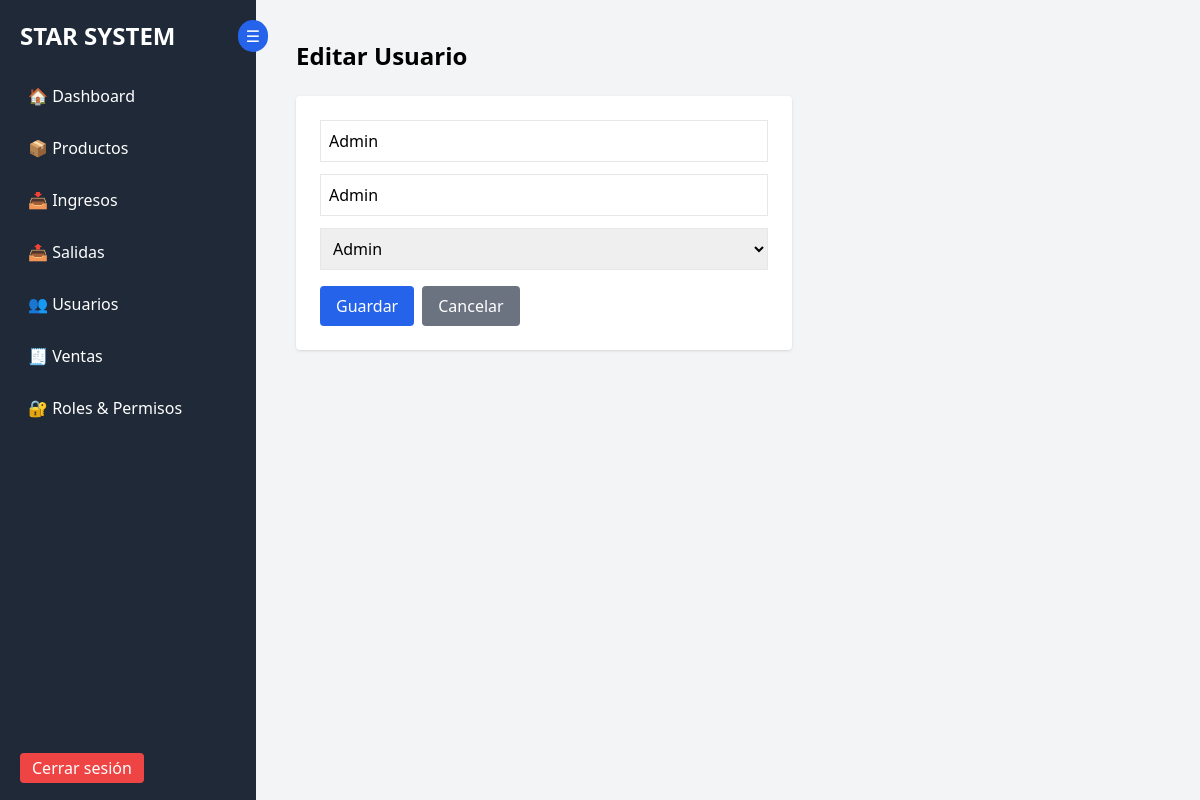
Screenshot of /dashboard/usuarios_editar.php?id=1 (signed in) with the database file from the repository.
### tables this page shows
CREATE TABLE `usuario_rol` (
  `id` int(11) NOT NULL,
  `idUsuario` int(11) DEFAULT NULL,
  `idRol` int(11) DEFAULT NULL
);

CREATE TABLE `usuarios` (
  `IdUsuario` int(11) NOT NULL,
  `Nombre_usuario` varchar(100) DEFAULT NULL,
  `Apellido_usuario` varchar(100) DEFAULT NULL,
  `usuario` varchar(50) DEFAULT NULL,
  `Contraseña` varchar(255) DEFAULT NULL,
  `email` varchar(100) DEFAULT NULL,
  `estado` tinyint(4) DEFAULT 1,
  `Fecha_creacion` timestamp NOT NULL DEFAULT current_timestamp()
);

CREATE TABLE `rol` (
  `Idrol` int(11) NOT NULL,
  `Nombre_rol` varchar(50) DEFAULT NULL,
  `Descripcion` varchar(255) DEFAULT NULL,
  `Fecha_cración` date DEFAULT NULL
);

### dashboard/usuarios_editar.php (the view, shortened to what this page needs)
<?php
require_once "../config/configdb.php";
$id = $_GET['id'];
$usuario = $pdo->prepare("
SELECT u.*, ur.idRol
FROM usuarios u
LEFT JOIN usuario_rol ur ON ur.idUsuario = u.IdUsuario
WHERE u.IdUsuario = :id
");
$usuario->execute(['id' => $id]);
$u = $usuario->fetch(PDO::FETCH_ASSOC);
$roles = $pdo->query("SELECT Idrol, Nombre_rol FROM rol")->fetchAll(PDO::FETCH_ASSOC);
?>
<!DOCTYPE html>
<html>
<head>
<script src="https://cdn.tailwindcss.com"></script>
</head>
<body class="bg-gray-100 flex">
<?php include "sidebar.php"; ?>
<main class="ml-64 p-10 w-full max-w-xl">
<h1 class="text-2xl font-bold mb-6">Editar Usuario</h1>
<form method="POST" class="bg-white p-6 rounded shadow">
<input type="text" name="nombre" value="<?= $u['Nombre_usuario'] ?>" class="w-full border p-2 mb-3">
<input type="text" name="apellido" value="<?= $u['Apellido_usuario'] ?>" class="w-full border p-2 mb-3">
<select name="rol" class="w-full border p-2 mb-4">
<?php foreach ($roles as $r): ?>
<option value="<?= $r['Idrol'] ?>" <?= $r['Idrol']==$u['idRol']?'selected':'' ?>>
<?= $r['Nombre_rol'] ?>
</option>
<?php endforeach; ?>
</select>
<div class="flex gap-2">
<button class="bg-blue-600 text-white px-4 py-2 rounded">Guardar</button>
<a href="usuarios.php" class="bg-gray-500 text-white px-4 py-2 rounded">Cancelar</a>
</div>
</form>
</main>
</body>
</html>

### rows the page displays
usuario_rol: nombre "Admin", apellido "Admin", rol "Admin"
